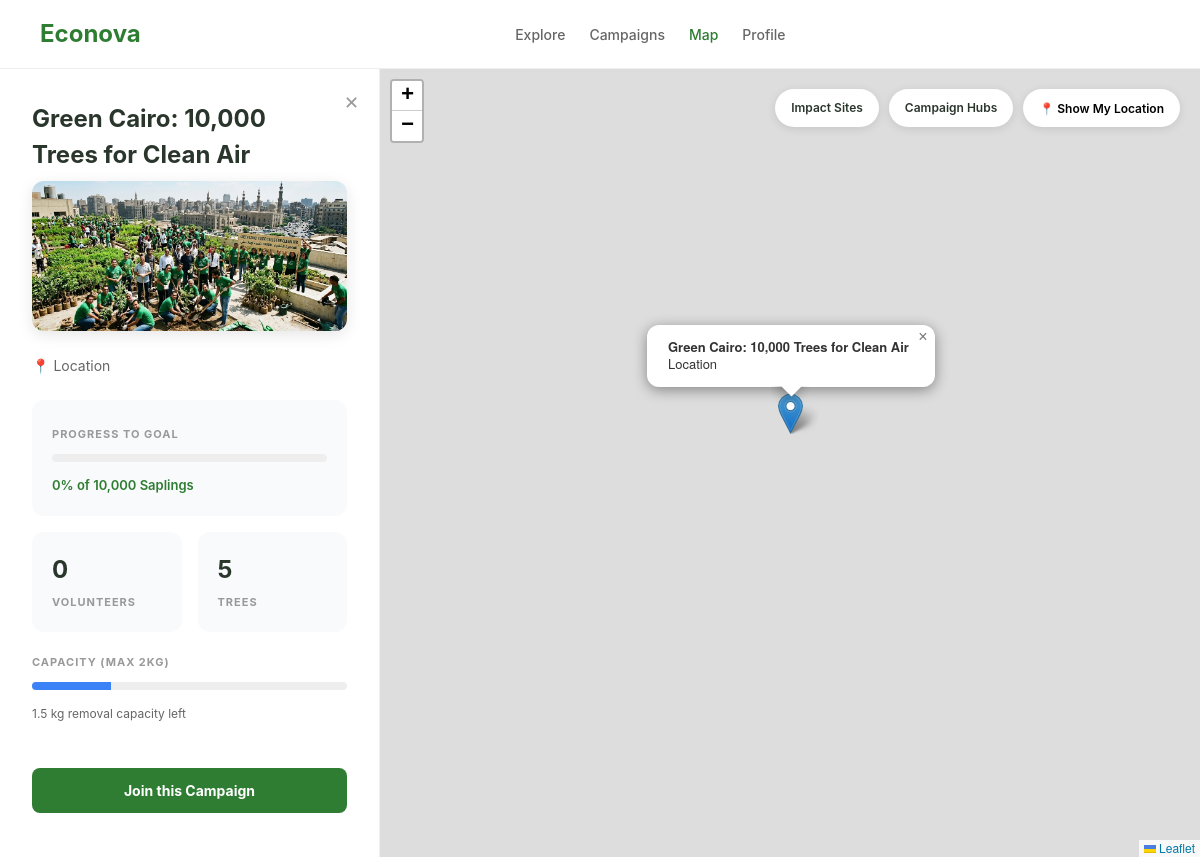
Page /map.php?id=5 on the committed database.
### tables this page shows
CREATE TABLE campaigns (id INTEGER PRIMARY KEY AUTOINCREMENT, title TEXT, description TEXT, target_amount REAL, raised_amount REAL, progress_percent INTEGER, stewards_count INTEGER, days_left INTEGER, location TEXT, image_url TEXT, status TEXT, created_at DATETIME DEFAULT CURRENT_TIMESTAMP, trees_planted INTEGER DEFAULT 0, latitude FLOAT, longitude FLOAT, event_date TEXT, event_time TEXT, event_location TEXT, plastic_removed_kg REAL DEFAULT 0, goal TEXT DEFAULT "10,000 Saplings", engagement_count INTEGER, badge TEXT);

### map.php (the view, shortened to what this page needs)
<?php
$id = isset($_GET['id']) ? (int)$_GET['id'] : 0;
$campaign = null;
try {
    $db = new PDO('sqlite:econova.db');
    $db->setAttribute(PDO::ATTR_ERRMODE, PDO::ERRMODE_EXCEPTION);
    $columnsToAdd = [
        'image_url' => 'TEXT',
        'plastic_removed_kg' => 'REAL DEFAULT 0',
        'goal' => 'TEXT DEFAULT "10,000 Saplings"',
        'stewards_count' => 'INTEGER DEFAULT 0',
        'trees_planted' => 'INTEGER DEFAULT 0',
        'progress_percent' => 'INTEGER DEFAULT 0',
        'latitude' => 'REAL',
        'longitude' => 'REAL'
    ];
    foreach ($columnsToAdd as $col => $type) {
        try {
            $db->exec("ALTER TABLE campaigns ADD COLUMN $col $type");
        } catch (PDOException $e) {  }
    }
    $db->exec("UPDATE campaigns SET image_url = 'https://images.unsplash.com/photo-1542601906990-b4d3fb778b09' WHERE title LIKE '%Coastal%' AND image_url IS NULL");
    $db->exec("UPDATE campaigns SET image_url = 'https://images.unsplash.com/photo-1472214103451-9374bd1c798e' WHERE title LIKE '%Nile%' AND image_url IS NULL");
    $db->exec("UPDATE campaigns SET image_url = 'https://images.unsplash.com/photo-1583212292454-1fe6228603b4' WHERE title LIKE '%Red Sea%' AND image_url IS NULL");
    $stmt = $db->prepare("SELECT * FROM campaigns WHERE id = ?");
    $stmt->execute([$id]);
    $campaign = $stmt->fetch(PDO::FETCH_ASSOC);
} catch (PDOException $e) {
}
$title = $campaign['title'] ?? 'Campaign';
$location = $campaign['location'] ?? 'Location';
$goal = $campaign['goal'] ?? '10,000 Saplings';
$progress = $campaign['progress_percent'] ?? 0;
$trees = $campaign['trees_planted'] ?? 0;
$volunteers = $campaign['stewards_count'] ?? 0;
?>
<!DOCTYPE html>
<html lang="en">
<head>
    <link rel="stylesheet" href="style.css">
    <link rel="stylesheet" href="https://unpkg.com/leaflet@1.9.4/dist/leaflet.css" />
</head>
<body>
    <header class="header">
        <a href="index.php" class="logo">Econova</a>
        <nav class="nav-links">
            <a href="explore.php">Explore</a>
            <a href="campaigns.php">Campaigns</a>
            <a href="map.php?id=<?php echo $id; ?>" class="active">Map</a>
            <a href="profile.php">Profile</a>
        </nav>
    </header>
    <div class="app-main">
        <aside class="sidebar" id="sidebar">
            <div class="close-sidebar" id="closeSidebar">✕</div>
            <h1 style="margin-bottom:8px; margin-right: 30px;"><?php echo htmlspecialchars($title); ?></h1>
            <?php if (!empty($campaign['image_url'])): ?>
                <div style="margin-bottom: 24px; border-radius: 12px; overflow: hidden; height: 150px; box-shadow: 0 4px 15px rgba(0,0,0,0.1);">
                    <img src="<?php echo htmlspecialchars($campaign['image_url']); ?>" alt="Campaign Image" style="width: 100%; height: 100%; object-fit: cover;">
                </div>
            <?php else: ?>
                <div style="margin-bottom: 24px; border-radius: 12px; height: 150px; background: #f3f4f6; display: flex; align-items: center; justify-content: center; color: #999; font-size: 13px;">No image yet</div>
            <?php endif; ?>
            <p style="color:#666; font-size:14px; margin-bottom:24px;">📍 <?php echo htmlspecialchars($location); ?></p>
            <div class="stat-card">
                <span class="stat-label">Progress to Goal</span>
                <div class="progress-bar"><div class="progress-fill" style="width:<?php echo $progress; ?>%"></div></div>
                <span style="font-size:13px; font-weight:600; color:#2e7d32;"><?php echo $progress; ?>% of <?php echo htmlspecialchars($goal); ?></span>
            </div>
            <div style="display:grid; grid-template-columns:1fr 1fr; gap:16px;">
                <div class="stat-card">
                    <span class="stat-num" id="vol-count"><?php echo $volunteers; ?></span>
                    <span class="stat-label">Volunteers</span>
                </div>
                <div class="stat-card">
                    <span class="stat-num" id="tree-count"><?php echo $trees; ?></span>
                    <span class="stat-label">Trees</span>
                </div>
            </div>
            <div style="margin-bottom: 24px;">
                <span class="stat-label">Capacity (Max 2kg)</span>
                <?php
                    $plastic = (float)($campaign['plastic_removed_kg'] ?? 0);
                    $capPercent = ($plastic / 2) * 100;
                ?>
                <div class="progress-bar"><div class="progress-fill" style="width:<?php echo $capPercent; ?>%; background: #3b82f6;"></div></div>
                <span style="font-size:12px; color:#666;"><?php echo 2.0 - $plastic; ?> kg removal capacity left</span>
            </div>
            <button class="btn-join" id="joinBtn" <?php echo ($plastic >= 2.0) ? 'disabled style="background:#999;"' : ''; ?>>
                <?php echo ($plastic >= 2.0) ? 'Max capacity reached' : 'Join this Campaign'; ?>
            </button>
        </aside>
        <section class="map-area">
            <div id="map"></div>
            <div class="map-overlays">
                <div class="pill" id="toggleImpact" style="cursor:pointer;">Impact Sites</div>
                <div class="pill" id="toggleHubs" style="cursor:pointer;">Campaign Hubs</div>
                <button class="pill" id="findMeBtn" style="border:none; outline:none; font-family:inherit;">📍 Show My Location</button>
            </div>
        </section>
    </div>
</body>
</html>

### style.css (style rules this page uses)
:root { --bg-primary: #FCFAF6; --bg-card: #FFFFFF; --bg-input: #FAF8F2; --bg-badge: #E8F2EC; --text-main: #2A362C; --text-muted: #64746A; --text-green: #487A57; --btn-dark: #192A20; --btn-dark-hover: #101F16; --border-color: #EAE6DE; --font-family: 'Inter', system-ui, -apple-system, sans-serif; --radius-sm: 8px; --radius-md: 16px; --radius-lg: 24px; }
* { box-sizing: border-box; margin: 0; padding: 0; }
body { font-family: var(--font-family); background-color: var(--bg-primary); color: var(--text-main); line-height: 1.5; -webkit-font-smoothing: antialiased; }
a { text-decoration: none; color: inherit; }
button { font-family: inherit; cursor: pointer; border: none; background: none; }
.header { display: flex; justify-content: space-between; align-items: center; padding: 24px 0; }
.logo { font-size: 20px; font-weight: 500; }
.progress-bar { height: 2px; background-color: var(--bg-input); margin-bottom: 32px; position: relative; }
.progress-fill { position: absolute; left: 0; top: 0; height: 100%; width: 25%; background-color: var(--text-green); }
.btn-join { background-color: #2d6a4f; color: white; padding: 8px 20px; border-radius: 30px; font-size: 14px; font-weight: 600; text-decoration: none; transition: opacity 0.2s; display: inline-block; border: none; }
.progress-bar { height: 6px; background: var(--bg-input); border-radius: 3px; overflow: hidden; margin-bottom: 8px; }
.progress-fill { height: 100%; background: var(--text-green); }
.stat-label { font-size: 10px; color: rgba(255,255,255,0.6); letter-spacing: 1px; margin-bottom: 4px; }

### map.php (style rules this page uses)
body { margin: 0; font-family: 'Inter', system-ui, -apple-system, sans-serif; height: 100vh; display: flex; flex-direction: column; }
.header { background: white; padding: 16px 40px; border-bottom: 1px solid #eee; display: flex; justify-content: space-between; align-items: center; }
.logo { font-size: 24px; font-weight: 700; color: #2e7d32; text-decoration: none; }
.nav-links { display: flex; gap: 24px; }
.nav-links a { text-decoration: none; color: #666; font-weight: 500; font-size: 14px; }
.nav-links a.active { color: #2e7d32; }
.app-main { display: flex; flex: 1; overflow: hidden; position: relative; }
.sidebar { width: 380px; background: white; padding: 32px; overflow-y: auto; border-right: 1px solid #eee; transition: all 0.3s ease; position: relative; z-index: 10; }
.map-area { flex: 1; position: relative; transition: all 0.3s ease; }
#map { width: 100%; height: 100%; }
.close-sidebar { position: absolute; top: 20px; right: 20px; cursor: pointer; font-size: 18px; color: #999; transition: color 0.2s; }
.stat-card { background: #f9fafb; padding: 20px; border-radius: 12px; margin-bottom: 16px; }
.stat-num { font-size: 24px; font-weight: 700; display: block; }
.stat-label { font-size: 11px; color: #999; text-transform: uppercase; font-weight: 700; }
.progress-bar { height: 8px; background: #eee; border-radius: 4px; overflow: hidden; margin: 10px 0; }
.progress-fill { height: 100%; background: #2e7d32; }
.btn-join { width: 100%; background: #2e7d32; color: white; border: none; padding: 14px; border-radius: 8px; font-weight: 700; cursor: pointer; margin-top: 20px; }
.map-overlays { position: absolute; top: 20px; right: 20px; z-index: 1000; display: flex; gap: 10px; }
.pill { background: white; padding: 10px 16px; border-radius: 20px; font-size: 12px; font-weight: 600; box-shadow: 0 2px 10px rgba(0,0,0,0.1); cursor: pointer; }

### rows in the picture
campaigns: title "Green Cairo: 10,000 Trees for Clean Air", image_url (picture), location "Location", progress_percent "0", goal "10,000 Saplings", stewards_count "0", trees_planted "5", 2.0-$plastic "1.5"
